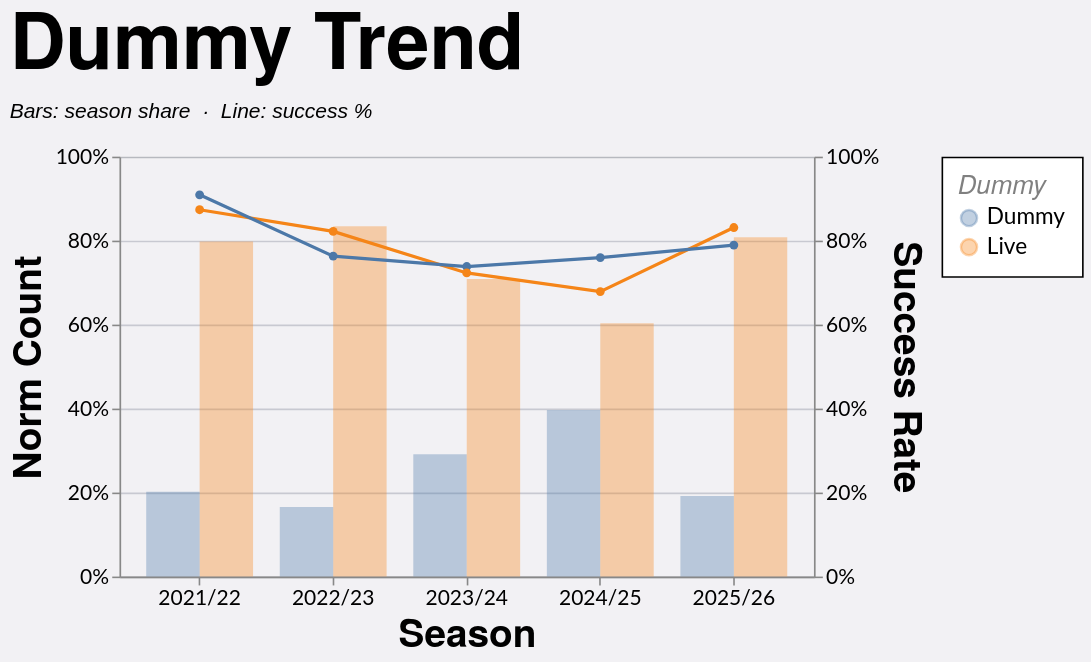

Vega-Lite specification stored for this chart:
### Vega-Lite specification from a JSON file in a GitHub repository (floating-point values rounded to 4 significant figures; data arrays with more than 128 entries replaced by an {"elided": "..."} marker saying what was removed)
{"config": {"axis": {"labelFont": "Lato, sans-serif", "titleFont": "PT Sans Narrow, Helvetica Neue, Helvetica, Arial, sans-serif", "labelFontSize": 13, "titleFontSize": 24, "gridColor": "#202947", "gridOpacity": 0.2}, "header": {"labelFont": "PT Sans Narrow, Helvetica Neue, Helvetica, Arial, sans-serif", "titleFont": "PT Sans Narrow, Helvetica Neue, Helvetica, Arial, sans-serif", "labelFontSize": 24, "titleFontSize": 28, "labelFontWeight": "bold", "orient": "left"}, "legend": {"labelFont": "Lato, sans-serif", "titleFont": "PT Sans Narrow, Helvetica Neue, Helvetica, Arial, sans-serif", "labelFontSize": 14, "titleFontSize": 16, "titlePadding": 5, "fillColor": "white", "strokeColor": "black", "padding": 10, "titleFontWeight": "lighter", "titleFontStyle": "italic", "titleColor": "gray", "offset": 10}, "title": {"font": "PT Sans Narrow, Helvetica Neue, Helvetica, Arial, sans-serif", "fontSize": 48, "fontWeight": "bold", "anchor": "start", "align": "center", "titlePadding": 20, "subtitlePadding": 10, "subtitleFontSize": 13, "subtitleColor": "", "subtitleFontStyle": "italic", "offset": 15, "color": "black"}, "axisX": {"labelAngle": 0}, "facet": {"title": null, "header": null, "align": {"row": "each", "column": "each"}}, "resolve": {"scale": {"y": "independent", "facet": "independent"}}, "background": "#f2f1f4"}, "layer": [{"mark": {"type": "bar", "opacity": 0.35}, "encoding": {"color": {"field": "dummy", "title": "Dummy", "type": "nominal"}, "tooltip": [{"field": "season", "title": "Season", "type": "nominal"}, {"field": "dummy", "title": "Dummy", "type": "nominal"}, {"field": "won", "format": ",.0f", "title": "Won", "type": "quantitative"}, {"field": "attempts", "format": ",.0f", "title": "Attempts", "type": "quantitative"}, {"field": "norm_count", "format": ".1%", "title": "Norm Count", "type": "quantitative"}, {"field": "success_rate", "format": ".1%", "title": "Success Rate", "type": "quantitative"}], "x": {"field": "season", "sort": ["2021/22", "2022/23", "2023/24", "2024/25", "2025/26"], "title": "Season", "type": "nominal"}, "xOffset": {"field": "dummy", "type": "nominal"}, "y": {"axis": {"format": "%", "orient": "left"}, "field": "norm_count", "scale": {"domain": [0, 1]}, "title": "Norm Count", "type": "quantitative"}}, "transform": [{"filter": "(loSquad == 'All' || datum.squad == loSquad) && (loGameType == 'All' || (loGameType == 'League + Cup' && (datum.game_type == 'League' || datum.game_type == 'Cup')) || (loGameType == 'League only' && datum.game_type == 'League') || datum.game_type == loGameType) && (loOpposition == 'All' || datum.opposition == loOpposition) && (loThrower == 'All' || datum.thrower == loThrower) && (loJumper == 'All' || datum.jumper == loJumper) && (loArea == 'All' || datum.area == loArea) && (loNumbers == 'All' || datum.numbers == loNumbers) && (loCall == 'All' || datum.call == loCall) && (loCallType == 'All' || datum.call_type == loCallType)"}, {"aggregate": [{"op": "count", "as": "attempts"}, {"op": "sum", "field": "won", "as": "won"}], "groupby": ["season", "dummy"]}, {"joinaggregate": [{"op": "sum", "field": "attempts", "as": "season_attempts"}], "groupby": ["season"]}, {"calculate": "datum.attempts / datum.season_attempts", "as": "norm_count"}, {"calculate": "datum.won / datum.attempts", "as": "success_rate"}]}, {"mark": {"type": "line", "point": true, "strokeWidth": 2}, "encoding": {"color": {"field": "dummy", "title": "Dummy", "type": "nominal"}, "detail": {"field": "dummy", "type": "nominal"}, "tooltip": [{"field": "season", "title": "Season", "type": "nominal"}, {"field": "dummy", "title": "Dummy", "type": "nominal"}, {"field": "won", "format": ",.0f", "title": "Won", "type": "quantitative"}, {"field": "attempts", "format": ",.0f", "title": "Attempts", "type": "quantitative"}, {"field": "norm_count", "format": ".1%", "title": "Norm Count", "type": "quantitative"}, {"field": "success_rate", "format": ".1%", "title": "Success Rate", "type": "quantitative"}], "x": {"field": "season", "sort": ["2021/22", "2022/23", "2023/24", "2024/25", "2025/26"], "title": "Season", "type": "nominal"}, "y": {"axis": {"format": "%", "orient": "right"}, "field": "success_rate", "scale": {"domain": [0, 1]}, "title": "Success Rate", "type": "quantitative"}}, "transform": [{"filter": "(loSquad == 'All' || datum.squad == loSquad) && (loGameType == 'All' || (loGameType == 'League + Cup' && (datum.game_type == 'League' || datum.game_type == 'Cup')) || (loGameType == 'League only' && datum.game_type == 'League') || datum.game_type == loGameType) && (loOpposition == 'All' || datum.opposition == loOpposition) && (loThrower == 'All' || datum.thrower == loThrower) && (loJumper == 'All' || datum.jumper == loJumper) && (loArea == 'All' || datum.area == loArea) && (loNumbers == 'All' || datum.numbers == loNumbers) && (loCall == 'All' || datum.call == loCall) && (loCallType == 'All' || datum.call_type == loCallType)"}, {"aggregate": [{"op": "count", "as": "attempts"}, {"op": "sum", "field": "won", "as": "won"}], "groupby": ["season", "dummy"]}, {"joinaggregate": [{"op": "sum", "field": "attempts", "as": "season_attempts"}], "groupby": ["season"]}, {"calculate": "datum.attempts / datum.season_attempts", "as": "norm_count"}, {"calculate": "datum.won / datum.attempts", "as": "success_rate"}]}], "data": {"name": "data-9f78a8a80e26132ebc7aef6a8d9c7f48"}, "height": 260, "params": [{"name": "loSquad", "value": "All"}, {"name": "loSeason", "value": "All"}, {"name": "loGameType", "value": "All"}, {"name": "loOpposition", "value": "All"}, {"name": "loThrower", "value": "All"}, {"name": "loJumper", "value": "All"}, {"name": "loArea", "value": "All"}, {"name": "loNumbers", "value": "All"}, {"name": "loCall", "value": "All"}, {"name": "loCallType", "value": "All"}], "resolve": {"scale": {"y": "independent"}}, "title": {"text": "Dummy Trend", "subtitle": "Bars: season share  ·  Line: success %"}, "width": 430, "$schema": "https://vega.github.io/schema/vega-lite/v5.20.1.json", "datasets": {"data-9f78a8a80e26132ebc7aef6a8d9c7f48": {"elided": "1228 records"}}}
